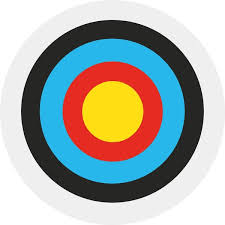
#> input picture Image Processing/download.jpeg, 225 x 225 px
$ python 6.1.py
#> lines starting #> are read from the running program, lines starting #| are printed output that depends on the picture
import cv2
import numpy as np
import matplotlib.pyplot as plt
import math
def dist(point1,point2):
    return math.sqrt((point1[0]-point2[0])**2 + (point1[1]-point2[1])**2)
def idealfilter(d0,imgshape):
    base=np.zeros(imgshape[:2])
    rows,cols=imgshape[:2]
    center=(rows/2,cols/2)
    for i in range(cols):
        for j in range(rows):
            if dist((j,i),center)<d0:
                base[j,i]=1

    return base
fig,ax=plt.subplots(2,4)

img=cv2.imread('download.jpeg',0)
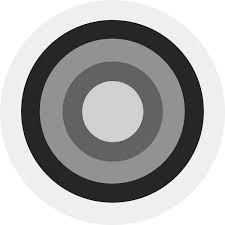
#> img: shape (225, 225); min 0, max 255, mean 172.3
im=ax[0,0].imshow(img,cmap='gray')
ax[0,0].set_title('input image'),ax[0,0].set_xticks([]),ax[0,0].set_yticks([])

f=np.fft.fft2(img)
mag=20*np.log(np.abs(f))
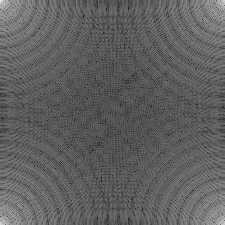
#> mag: shape (225, 225) float64; min 49.82, max 319.6, mean 151.6; drawn with min black and max white
im=ax[0,1].imshow(mag,cmap='gray')
ax[0,1].set_title('magnified image'),ax[0,1].set_xticks([]),ax[0,1].set_yticks([])

fshift=np.fft.fftshift(f)
mag=20*np.log(np.abs(fshift))
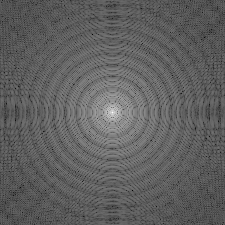
#> mag: shape (225, 225) float64; min 49.82, max 319.6, mean 151.6; drawn with min black and max white
im=ax[0,2].imshow(mag,cmap='gray')
ax[0,2].set_title('centered spectrum'),ax[0,2].set_xticks([]),ax[0,2].set_yticks([])

im=ax[0,3].imshow(np.abs(idealfilter(50,img.shape)),cmap='gray')
ax[0,3].set_title('ideal LPF with diameter 25px')
ax[0,3].set_xticks([])
ax[0,3].set_yticks([])


im=ax[1,0].imshow(np.log(1+ np.abs(fshift*idealfilter(50,img.shape))),cmap='gray')
ax[1,0].set_title('filtered img in frequency domain')
ax[1,0].set_xticks([])
ax[1,0].set_yticks([])

im=ax[1,1].imshow(np.log(1+ np.abs(np.fft.ifftshift(fshift*idealfilter(50,img.shape)))),cmap='gray')
ax[1,1].set_title('filtered img inverse ffishift')
ax[1,1].set_xticks([])
ax[1,1].set_yticks([])


im=ax[1,2].imshow(np.log(1+ np.abs(np.fft.ifft2(np.fft.ifftshift(fshift*idealfilter(50,img.shape))))),cmap='gray')
ax[1,2].set_title('final filtered img in spatial domain')
ax[1,2].set_xticks([])
ax[1,2].set_yticks([])

ax[1,3].axis('off')
plt.show()
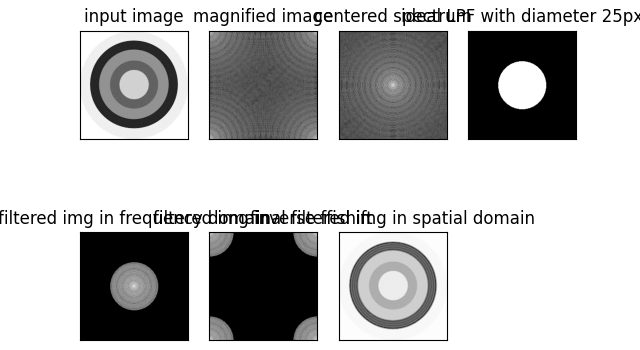
#> figure drawn by matplotlib, 7 panels

cv2.waitKey(0)
cv2.destroyAllWindows()
